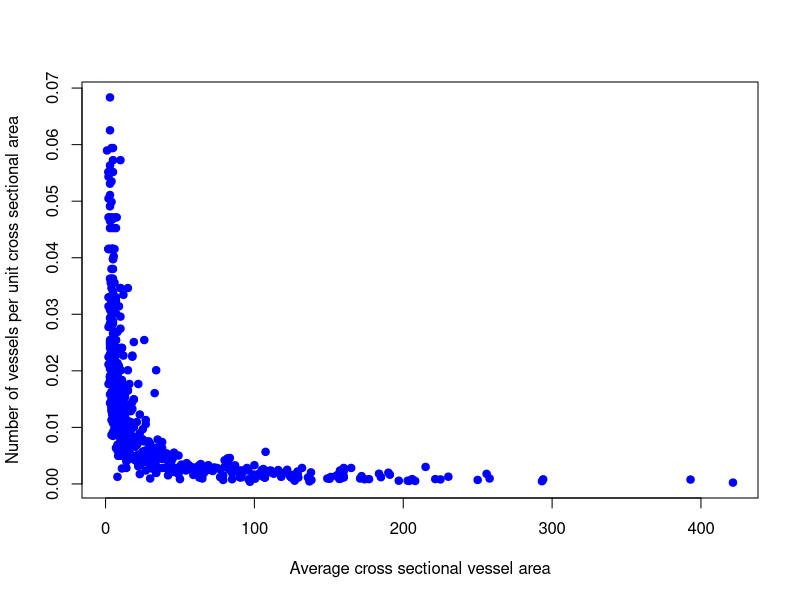
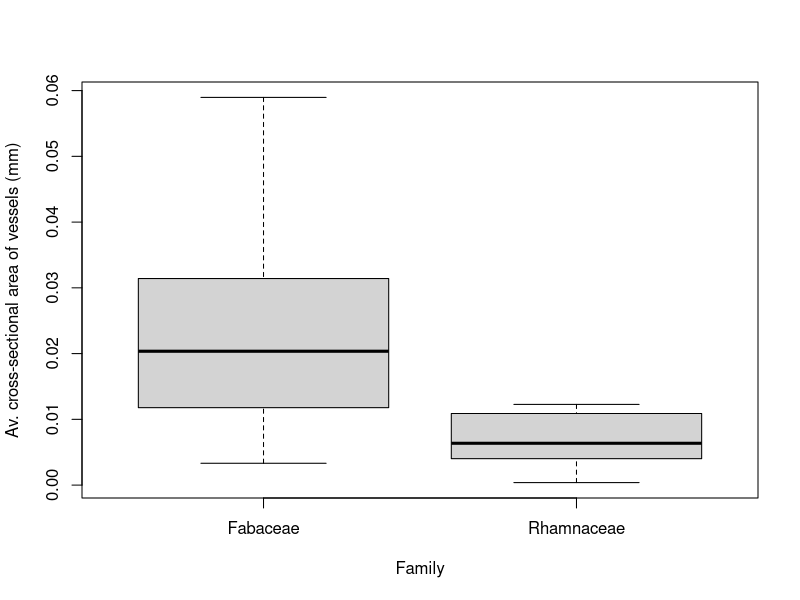

Generate these figures, in order, with R:
## ---- chunk 1
data1 <- read.csv(file = "woods.csv")
## ---- chunk 2
head(data1)
## ---- chunk 3
head(data1)
## ---- chunk 4
names(data1)
## ---- chunk 5
data1$A.mm
## ---- chunk 6
plot(data1$N.mm,data1$A.mm, pch = 19, xlab = "Average cross sectional vessel area", ylab = "Number of vessels per unit cross sectional area", col="blue")
## ---- chunk 7
library(dplyr)
## ---- chunk 8
Rhamnaceae = data1[data1$Family=="Rhamnaceae",]
Fabaceae = data1[data1$Family=="Fabaceae",]
## ---- chunk 9
head(Rhamnaceae)
head(Fabaceae)
length(Rhamnaceae[,1])
length(Fabaceae[,1])
## ---- chunk 10
data = data.frame(Family = c(Rhamnaceae$Family,Fabaceae$Family), Area = c(Rhamnaceae$A.mm, Fabaceae$A.mm))
## ---- chunk 11
head(data)
tail(data)
## ---- chunk 12
boxplot(Area~Family, data, ylab = "Av. cross-sectional area of vessels (mm)")
## ---- chunk 13
t.test(Rhamnaceae$A.mm, Fabaceae$A.mm, alternative = 'two.sided',paired = FALSE)
